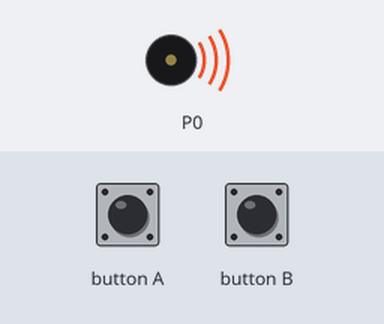
This program was run on a simulated BBC micro:bit running MicroPython. Parts: buzzer (waves = sounding).

Above: at 1.2 s.
At 5.7 s:
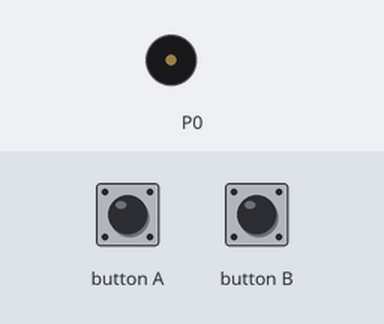
Timing chart, 0 to 6.9 s (numbered marks = the images above):
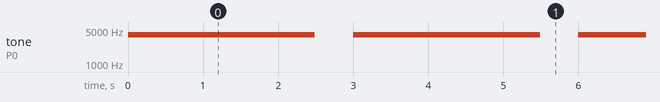

The program:

Ej3c.py
```python
# Imports go at the top
from microbit import *
import music

i = 0
sonidos = ['b7:20','a7:20','g7:20','f7:20','e7:20','d7:20','c7:20']

while True:
    if button_a.get_presses():
        i = i+1
    elif button_b.get_presses():
        i = i-1
    if i>len(sonidos):
        i = 1
    elif i<0:
        i = len(sonidos)-1
    else:
        music.play(sonidos[i])
        sleep(500)
```

Measured:
- by itself, tone on P0: alternates 3951 Hz for 2.5 s and silent for 0.51 s
